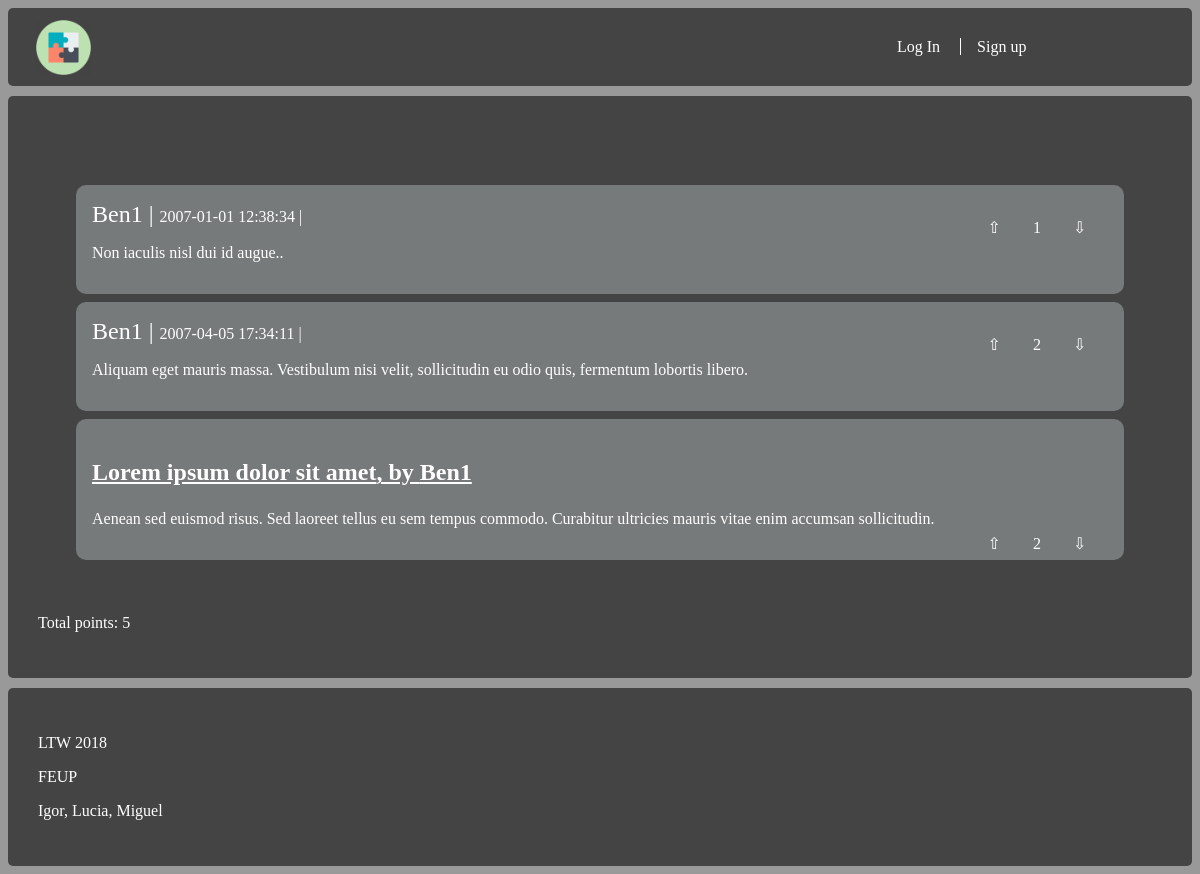
/user_page.php?id_user=1, run on an earlier commit of the app's database.
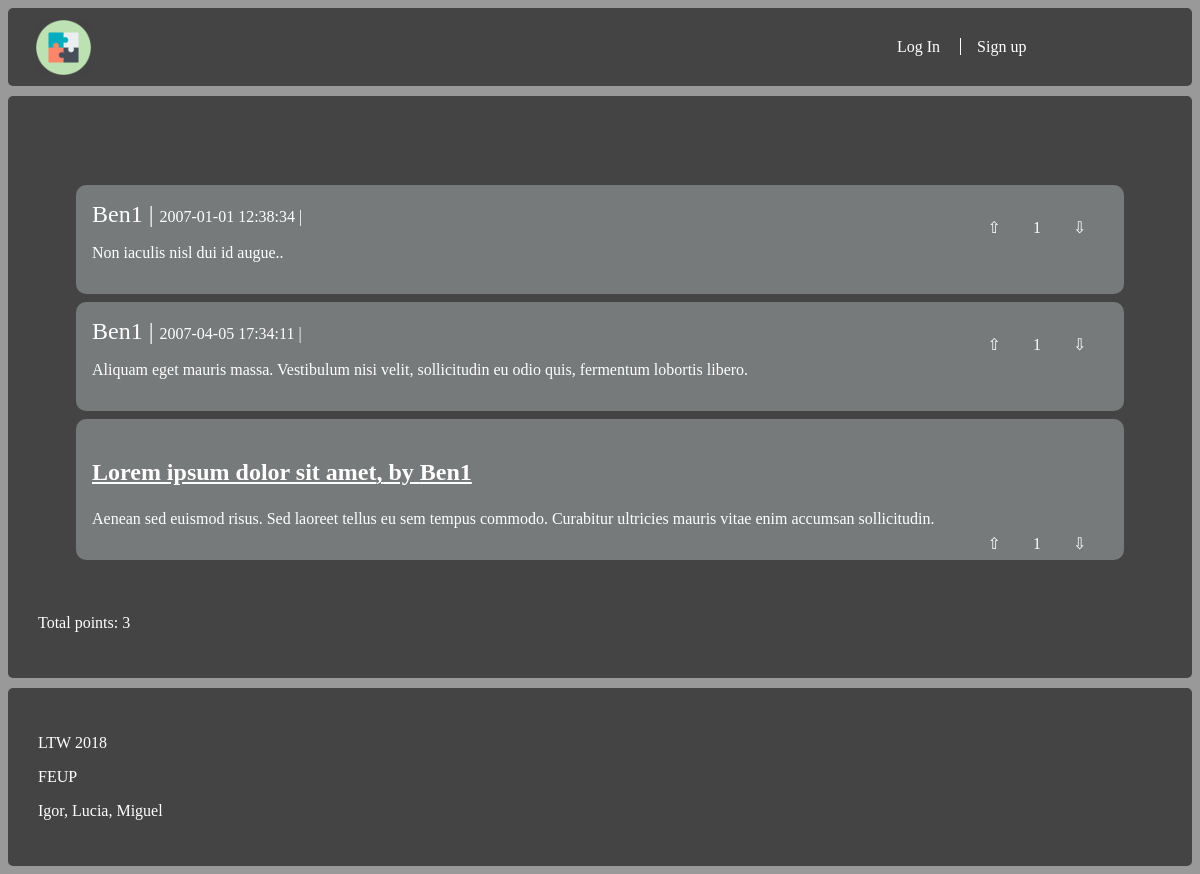
And on a later commit of the database.
### tables this page shows
CREATE TABLE comments (
    id_parent_comment INTEGER,
    id_story INTEGER,
    id_comment INTEGER,
    id_user INTEGER REFERENCES users NOT NULL,
    published DATE NOT NULL,
    comment_text VARCHAR NOT NULL,
    plus INTEGER NOT NULL,
    PRIMARY KEY(id_comment, id_story)
);

CREATE TABLE users (
    id_user INTEGER PRIMARY KEY AUTOINCREMENT,
    username VARCHAR NOT NULL,
    password VARCHAR NOT NULL
);

CREATE TABLE stories (
    id_story INTEGER PRIMARY KEY,
    id_user VARCHAR REFERENCES users NOT NULL,
    published DATE NOT NULL,
    title VARCHAR NOT NULL,
    brief_intro VARCHAR NOT NULL,
    storie_text VARCHAR NOT NULL,
    plus INTEGER NOT NULL
);

### database/user.php (called while the page is built, shortened)
<?php
    function getUsername($id) {
        global $dbh;
        $stmt = $dbh->prepare("SELECT * FROM users WHERE id_user = ?");
        $stmt->execute(array($id));
        return $stmt->fetch()["username"];
    }
?>

### user_page.php (the view, shortened to what this page needs)
<!DOCTYPE html>
<html lang="en">
<?php
        $id_user = $_GET['id_user'];
?>
<head>
    <link rel="stylesheet" type="text/css" media="screen" href="style/layout.css" />
    <link rel="stylesheet" type="text/css" media="screen" href="style/main.css" />
</head>
<body>
<div class="wrapper">
<div class="box header">
    <section id="story">
        <?php
        include_once('includes/header.php');
        $db = new PDO('sqlite:database/stories_db.db');
        $stmt = $db->prepare("SELECT *
                               FROM comments
                               WHERE id_user = $id_user");
        $stmt->execute();
        $comments = $stmt->fetchAll();
        $stmt = $db->prepare("SELECT *
                               FROM stories
                               WHERE id_user = $id_user");
        $stmt->execute();
        $stories = $stmt->fetchAll();
        ?>
         </div>
         <div class = "box content">
         <div class = "box footer">
         <?php
         $karma = 0;
         foreach($comments as $comment){
            ?>
            <div id = "comment">
            <?php
            $karma += $comment["plus"];
           echo '<article class="comment">';
             echo '<span>' . getUsername($comment['id_user']) . '</span>';
             echo '<span>' . $comment['published'] . '</span>';
			 if($_SESSION["logged_in"]) {
             echo '<div class="votes"><a href="action_upvote.php';
             echo '?id_comment=' . $comment['id_comment'];
             echo '&id_story=' . $comment['id_story'];
             echo '&plus=' . $comment['plus'];
				if (hasUpvoted($_SESSION["id_user"], $comment['id_comment'], $comment['id_story']))
					echo '">⬆</a>';
				else
					echo '">⇧</a>';
				echo $comment['plus'];
				echo '<a href="action_downvote.php';
				echo '?id_comment=' . $comment['id_comment'];
				echo '&id_story=' . $comment['id_story'];
				echo '&plus=' . $comment['plus'];
				if (hasDownvoted($_SESSION["id_user"], $comment['id_comment'], $comment['id_story']))
					echo '">⬇</a></div>';
				else
					echo '">⇩</a></div>';
			 } else {
				echo '<div class="votes"><a href="login.php';
				echo '">⇧</a>';
				echo $comment['plus'];
				echo '<a href="login.php';
				echo '">⇩</a></div>';
			 }
             echo '<p>' . $comment['comment_text'] . '</p>';
           echo '</article>';
           ?>
           </div>
           <?php
         }
         foreach( $stories as $story) {
            echo '<div id="comment">';
            $id_story =  $story['id_story'];
            echo '<h3>' . "<a href=\"story_item.php?id_story=".$id_story."\">" .  $story['title'] . ', by ' . getUsername($story["id_user"]) . '</a>' . '</h1>';
            echo '<p>' .  $story['brief_intro'] . '</p>';
            echo '<div class="votes">';
            if($_SESSION["logged_in"]) {
                if(hasUpvotedStory($_SESSION["id_user"], $id_story))
                    echo '<a href="action_upvote_story.php">⬆</a>';
                else
                    echo '<a href="action_upvote_story.php">⇧</a>';
                echo $story['plus'];
                if(hasDownvotedStory($_SESSION["id_user"], $id_story))
                    echo '<a href="action_downvote_story.php">⬇</a>';
                else
                    echo '<a href="action_downvote_story.php">⇩</a>';
            } else {
                echo '<a href="login.php">⇧</a>';
                echo $story['plus'];
                echo '<a href="login.php">⇩</a>';
            }
            $karma += $story["plus"];
            echo '</div>';
            echo '</div>';
        }
         ?>
         </div>
        <?php echo '</section>';
        echo '<p>Total points: ' . $karma . '</p>';
     ?>
    </div>
    <?php include_once('includes/footer.php');?>
</body>
</html>

### includes/header.php (shortened to what this page needs)
<?php
    echo '<div id = "logo"> <a href="index.php"><img src="style/logo.png" width="55"></a> </div>';
    if ($_SESSION["logged_in"]) {
        ?>
        <div class = "username"><a href="user_page.php?id_user=<?= getIDUser($_SESSION['username']) ?>"><?= $_SESSION['username'] ?></a></div>
        <?php
        echo '<a href="action_logout.php"> Log Out</a>';
        echo '<a href="edit.php">Edit account</a>';
    } else {
        echo '<a href="login.php"> Log In </a>';
        echo '<a href="register.php">Sign up</a>';
    }
?>

### includes/footer.php
<footer class="box footer">
    <p>LTW 2018</p>
    <p>FEUP</p>
    <p>Igor, Lucia, Miguel</p>
</footer>

### style/layout.css (style rules this page uses)
.wrapper { display: grid; grid-gap: 10px; grid-template-areas: " header header header" "content content content" "footer footer footer"; }
.content { grid-area: content; position: relative; }
.header { grid-area: header; }
.footer { grid-area: footer; }
.box { background-color: #444; color: #fff; border-radius: 5px; padding: 30px; font-size: 100%; }
.header, .footer { background-color:#444; }

### style/main.css (style rules this page uses)
html { background-color: #999; font-family: Verdana; }
h3 { font-family: Verdana; font-size: 1.5em; text-decoration: underline; }
a { font-family: Verdana; color: white; text-decoration: none; font-size: 1em; }
.header a:first-of-type { border-right: 1px solid white; }
.header a { padding: 0 1em; position: relative; left: 75%; }
#logo a { border: none; position: absolute; top: 20px; left: 20px; }
p { font-family: Verdana; }
#comment { background-color: rgb(119, 122, 122); border-radius: 10px; padding: 1em; margin:0.5em; }
#comment span:after { content: " | "; }
#comment span:first-of-type { font-size: 1.5em; }
.votes { width: 0px; height: 0px; }
.content .votes a { border: none; padding: 2em; position: relative; left: 0%; }
.content .votes { position: relative; left: 84%; top: 10px; }
.votes a { padding: 2em; }
#comment .votes { position: relative; left: 85%; top:-10px; }

What changed in the data, as far as the page shows it:
removed comments: id_user.username "Ben1", published "2007-04-05 17:34:11", plus "2", comment_text "Aliquam eget mauris massa. Vestibulum nisi velit, sollicitudin eu odio quis, fermentum lobortis libero."
added comments: id_user.username "Ben1", published "2007-04-05 17:34:11", plus "1", comment_text "Aliquam eget mauris massa. Vestibulum nisi velit, sollicitudin eu odio quis, fermentum lobortis libero."
changed stories "Lorem ipsum dolor sit amet": plus "2" → "1"
Also different on the page:
$karma: "5" → "3"
